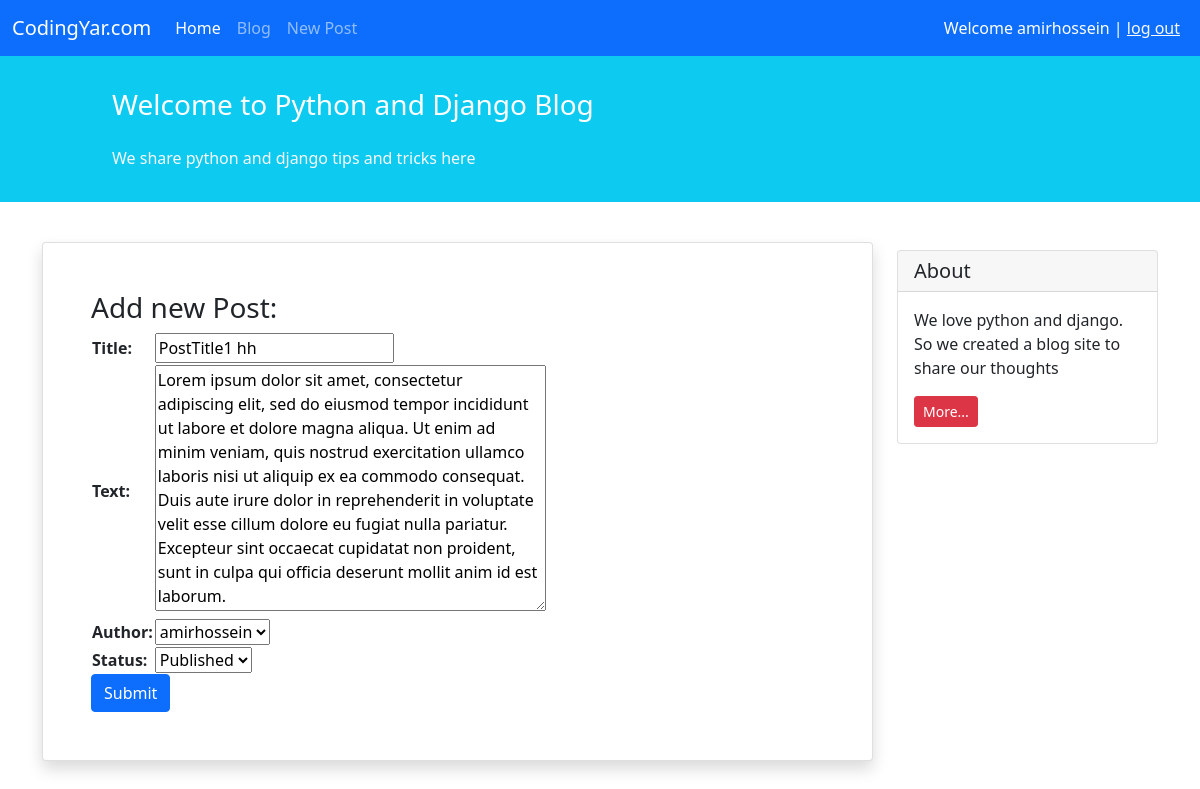
/blog/1/update (signed in), run on the app's committed database.
### blog/models.py (models this page shows, shortened)
class Post(models.Model):
    STATUS_CHOICES = (
        ('pub', 'Published'),
        ('drf', "Draft")
    )
    title = models.CharField(max_length=100)
    text = models.TextField()
    author = models.ForeignKey('auth.User', on_delete=models.CASCADE)
    datetime_created = models.DateTimeField(auto_now_add=True)
    datetime_modified = models.DateTimeField(auto_now=True)
    status = models.CharField(choices=STATUS_CHOICES, max_length=3)

### blog/views.py (the view)
# urls.py: path('<int:pk>/update', PostUpdateView.as_view(), name='post_update'),
class PostUpdateView(LoginRequiredMixin, UserPassesTestMixin, generic.UpdateView):
    form_class = PostForm
    model = Post
    template_name = "blog/post_create.html"
    def test_func(self):
        obj = self.get_object()
        return obj.author == self.request.user

### blog/forms.py
class PostForm(forms.ModelForm):
    class Meta:
        model = Post
        fields = ['title', 'text', 'author', 'status']

### blog/templates/blog/post_create.html (shortened to what this page needs)
{% extends '_base.html' %}
{% block content %}
    <div class="container mt-4">
        <div class="row">
            <div class="col-9">
                <div class="card shadow my-3 p-5">
                    <h3>Add new Post:</h3>
                    <form method="POST">
                        <table>
                            {{ form.as_table }}
                        </table>
                        <button type="submit" class="btn btn-primary">Submit</button>
                    </form>
                </div>
            </div>
            <div class="col-3">
                <div class="card my-4">
                    <h5 class="card-header">About</h5>
                    <div class="card-body">
                        <p class="card-text">We love python and django. So we created a blog site to share our
                            thoughts</p>
                        <a href="#"
                           class="btn btn-sm btn-danger">
                            More...
                        </a>
                    </div>
                </div>
            </div>
        </div>
    </div>
{% endblock %}

### templates/_base.html (shortened to what this page needs)
<!doctype html>
<html lang="en">
<head>
    <link href="https://cdn.jsdelivr.net/npm/bootstrap@5.1.3/dist/css/bootstrap.min.css" rel="stylesheet"
>
</head>
<body>
<nav class="navbar navbar-expand-lg navbar-dark bg-primary">
    <div class="container-fluid">
        <a class="navbar-brand" href="#">CodingYar.com</a>
        <div class="collapse navbar-collapse" id="navbarNavAltMarkup">
            <div class="navbar-nav">
                <a class="nav-link active" aria-current="page" href="{% url 'posts_list' %}">Home</a>
                <a class="nav-link" href="{% url 'posts_list' %}">Blog</a>
                <a class="nav-link" href="{% url 'post create' %}">New Post</a>
            </div>
        </div>
        <div class="mx-2 text-white">
            {% if user.is_authenticated %}
                Welcome {{ user.username }} | <a class="text-light" href="{% url 'logout' %}"> log out</a>
            {% else %}
                <a class="text-light" href="{% url 'login' %}"> Log In</a> | <a class="text-light" href="{% url 'signup' %}"> Sign Up</a>
            {% endif %}
        </div>
    </div>
</nav>
<div class="container-fluid bg-info">
    <div class="row py-3">
        <div class="col-md-8 col-md-10 mx-auto">
            <h3 class="my-4 mt-3 text-white">Welcome to Python and Django Blog</h3>
            <p class="text-light">We share python and django tips and tricks here</p>
        </div>
    </div>
</div>
{% block content %}
{% endblock %}
</body>
</html>

### data on the page
Post: title "PostTitle1 hh", text "Lorem ipsum dolor sit amet, consectetur adipiscing elit, sed do eiusmod tempor incididunt ut labore et dolore magna aliqua. Ut enim ad minim veniam, quis nostrud exercitation ullamco laboris nisi ut aliquip ex ea commodo consequat. Duis aute irure dolor in reprehenderit in voluptate velit esse cillum dolore eu fugiat nulla pariatur. Excepteur sint occaecat cupidatat non proident, sunt in culpa qui officia deserunt mollit anim id est laborum.", author "amirhossein", status "Published"

### other printed values
{{ user.username }} "amirhossein"
